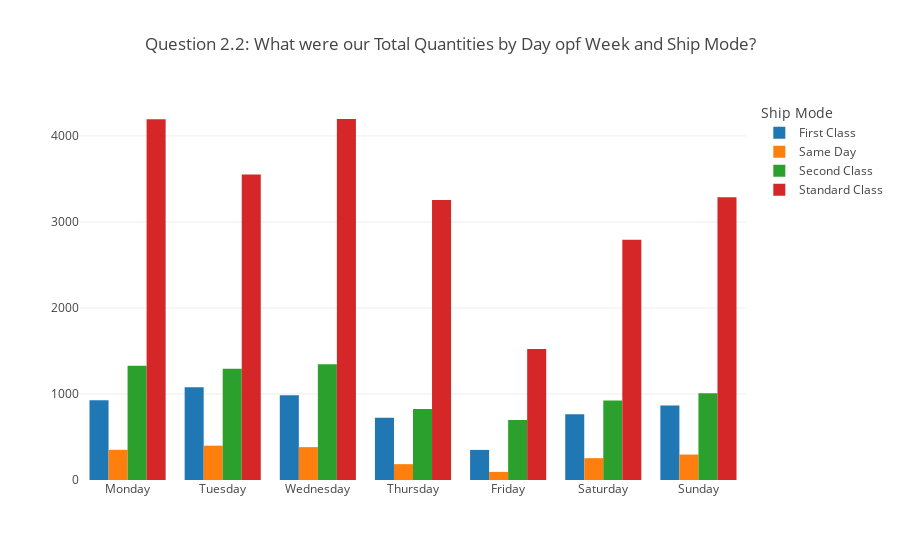

The code cell stored with this chart in its notebook:
### Code cell
fig = px.bar(df_total, 
             x='order_day_name',            
             y='Quantity',
             color= 'Ship Mode',
             barmode = 'group',
             template='gridon',
            title='Question 2.2: What were our Total Quantities by Day opf Week and Ship Mode?')
fig.update_xaxes(showgrid=False,  
                 title_text='',  # Not showing an x axis label because it's clear that this is year
                 #tickformat='f0',
                 tick0=2016, 
                 dtick=1,
                 showticklabels=True,
                 showline=False,
                 zeroline=False
                )

# y axis
fig.update_yaxes(showgrid=True, 
                 title_text='',
                 tick0=0,
                 dtick=1000,
                 #tickformat='% {text:.1%}',
                 showticklabels=True,
                 showline=False,
                 zeroline=False
                 )

# Bar Labels
fig.update_layout(
    legend_title="Ship Mode"
    )
fig.show()

### Figure 1 — Plotly figure (JSON) as saved in the notebook; plotly's stock layout.template omitted (floating-point values rounded to 4 significant figures)
{"data": [{"alignmentgroup": "True", "hovertemplate": "Ship Mode=First Class<br>order_day_name=%{x}<br>Quantity=%{y}<extra></extra>", "legendgroup": "First Class", "marker": {"color": "#1F77B4"}, "name": "First Class", "offsetgroup": "First Class", "orientation": "v", "showlegend": true, "textposition": "auto", "type": "bar", "x": ["Monday", "Tuesday", "Wednesday", "Thursday", "Friday", "Saturday", "Sunday"], "xaxis": "x", "y": [928, 1078, 985, 724, 350, 763, 865], "yaxis": "y"}, {"alignmentgroup": "True", "hovertemplate": "Ship Mode=Same Day<br>order_day_name=%{x}<br>Quantity=%{y}<extra></extra>", "legendgroup": "Same Day", "marker": {"color": "#FF7F0E"}, "name": "Same Day", "offsetgroup": "Same Day", "orientation": "v", "showlegend": true, "textposition": "auto", "type": "bar", "x": ["Monday", "Tuesday", "Wednesday", "Thursday", "Friday", "Saturday", "Sunday"], "xaxis": "x", "y": [351, 399, 382, 184, 94, 254, 296], "yaxis": "y"}, {"alignmentgroup": "True", "hovertemplate": "Ship Mode=Second Class<br>order_day_name=%{x}<br>Quantity=%{y}<extra></extra>", "legendgroup": "Second Class", "marker": {"color": "#2CA02C"}, "name": "Second Class", "offsetgroup": "Second Class", "orientation": "v", "showlegend": true, "textposition": "auto", "type": "bar", "x": ["Monday", "Tuesday", "Wednesday", "Thursday", "Friday", "Saturday", "Sunday"], "xaxis": "x", "y": [1328, 1293, 1346, 824, 697, 925, 1010], "yaxis": "y"}, {"alignmentgroup": "True", "hovertemplate": "Ship Mode=Standard Class<br>order_day_name=%{x}<br>Quantity=%{y}<extra></extra>", "legendgroup": "Standard Class", "marker": {"color": "#D62728"}, "name": "Standard Class", "offsetgroup": "Standard Class", "orientation": "v", "showlegend": true, "textposition": "auto", "type": "bar", "x": ["Monday", "Tuesday", "Wednesday", "Thursday", "Friday", "Saturday", "Sunday"], "xaxis": "x", "y": [4195, 3551, 4197, 3254, 1522, 2792, 3286], "yaxis": "y"}], "layout": {"autosize": true, "barmode": "group", "legend": {"title": {"text": "Ship Mode"}, "tracegroupgap": 0}, "title": {"text": "Question 2.2: What were our Total Quantities by Day opf Week and Ship Mode?"}, "xaxis": {"anchor": "y", "autorange": true, "domain": [0, 1], "dtick": 1, "range": [-0.5, 6.5], "showgrid": false, "showline": false, "showticklabels": true, "tick0": 2016, "title": {"text": ""}, "type": "category", "zeroline": false}, "yaxis": {"anchor": "x", "autorange": true, "domain": [0, 1], "dtick": 1000, "range": [0, 4418.0], "showgrid": true, "showline": false, "showticklabels": true, "tick0": 0, "title": {"text": ""}, "type": "linear", "zeroline": false}}}
